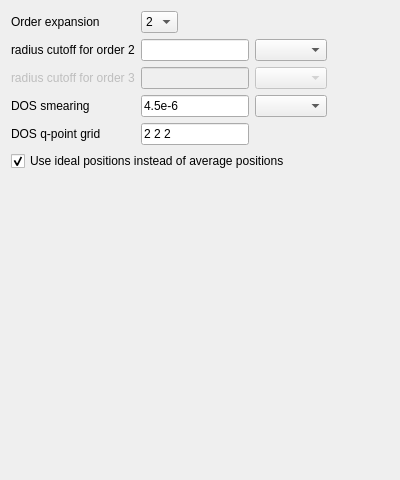
<?xml version="1.0" encoding="UTF-8"?>
<ui version="4.0">
 <class>qTdepOptions</class>
 <widget class="QWidget" name="qTdepOptions">
  <property name="geometry">
   <rect>
    <x>0</x>
    <y>0</y>
    <width>400</width>
    <height>480</height>
   </rect>
  </property>
  <property name="windowTitle">
   <string>Form</string>
  </property>
  <layout class="QVBoxLayout" name="verticalLayout">
   <item>
    <layout class="QFormLayout" name="formLayout">
     <item row="0" column="0">
      <widget class="QLabel" name="orderLabel">
       <property name="text">
        <string>Order expansion</string>
       </property>
      </widget>
     </item>
     <item row="0" column="1">
      <layout class="QHBoxLayout" name="horizontalLayout_4">
       <item>
        <widget class="QComboBox" name="order">
         <item>
          <property name="text">
           <string notr="true">2</string>
          </property>
         </item>
         <item>
          <property name="text">
           <string notr="true">3</string>
          </property>
         </item>
        </widget>
       </item>
       <item>
        <spacer name="horizontalSpacer">
         <property name="orientation">
          <enum>Qt::Horizontal</enum>
         </property>
         <property name="sizeHint" stdset="0">
          <size>
           <width>40</width>
           <height>20</height>
          </size>
         </property>
        </spacer>
       </item>
      </layout>
     </item>
     <item row="1" column="0">
      <widget class="QLabel" name="rcut2Label">
       <property name="text">
        <string>radius cutoff for order 2</string>
       </property>
      </widget>
     </item>
     <item row="1" column="1">
      <layout class="QHBoxLayout" name="horizontalLayout_2">
       <item>
        <widget class="QLineEdit" name="rcut2"/>
       </item>
       <item>
        <widget class="DistanceUnitCombo" name="rcut2Unit"/>
       </item>
       <item>
        <spacer name="horizontalSpacer_2">
         <property name="orientation">
          <enum>Qt::Horizontal</enum>
         </property>
         <property name="sizeHint" stdset="0">
          <size>
           <width>0</width>
           <height>20</height>
          </size>
         </property>
        </spacer>
       </item>
      </layout>
     </item>
     <item row="2" column="0">
      <widget class="QLabel" name="rcut3Label">
       <property name="enabled">
        <bool>false</bool>
       </property>
       <property name="text">
        <string>radius cutoff for order 3</string>
       </property>
      </widget>
     </item>
     <item row="2" column="1">
      <layout class="QHBoxLayout" name="horizontalLayout_3">
       <item>
        <widget class="QLineEdit" name="rcut3">
         <property name="enabled">
          <bool>false</bool>
         </property>
        </widget>
       </item>
       <item>
        <widget class="DistanceUnitCombo" name="rcut3Unit">
         <property name="enabled">
          <bool>false</bool>
         </property>
        </widget>
       </item>
       <item>
        <spacer name="horizontalSpacer_3">
         <property name="orientation">
          <enum>Qt::Horizontal</enum>
         </property>
         <property name="sizeHint" stdset="0">
          <size>
           <width>0</width>
           <height>20</height>
          </size>
         </property>
        </spacer>
       </item>
      </layout>
     </item>
     <item row="3" column="0">
      <widget class="QLabel" name="dosdeltaeLabel">
       <property name="text">
        <string>DOS smearing</string>
       </property>
      </widget>
     </item>
     <item row="3" column="1">
      <layout class="QHBoxLayout" name="horizontalLayout">
       <item>
        <widget class="QLineEdit" name="dosdeltae">
         <property name="text">
          <string>4.5e-6</string>
         </property>
        </widget>
       </item>
       <item>
        <widget class="EnergyUnitCombo" name="dosdeltaeUnit"/>
       </item>
       <item>
        <spacer name="horizontalSpacer_4">
         <property name="orientation">
          <enum>Qt::Horizontal</enum>
         </property>
         <property name="sizeHint" stdset="0">
          <size>
           <width>0</width>
           <height>20</height>
          </size>
         </property>
        </spacer>
       </item>
      </layout>
     </item>
     <item row="4" column="0">
      <widget class="QLabel" name="ngqpt2Label">
       <property name="text">
        <string>DOS q-point grid</string>
       </property>
      </widget>
     </item>
     <item row="4" column="1">
      <layout class="QHBoxLayout" name="horizontalLayout_5">
       <item>
        <widget class="QLineEdit" name="ngqpt2">
         <property name="sizePolicy">
          <sizepolicy hsizetype="Fixed" vsizetype="Fixed">
           <horstretch>0</horstretch>
           <verstretch>0</verstretch>
          </sizepolicy>
         </property>
         <property name="maximumSize">
          <size>
           <width>125</width>
           <height>16777215</height>
          </size>
         </property>
         <property name="text">
          <string>2 2 2</string>
         </property>
        </widget>
       </item>
       <item>
        <spacer name="horizontalSpacer_5">
         <property name="orientation">
          <enum>Qt::Horizontal</enum>
         </property>
         <property name="sizeHint" stdset="0">
          <size>
           <width>0</width>
           <height>20</height>
          </size>
         </property>
        </spacer>
       </item>
      </layout>
     </item>
    </layout>
   </item>
   <item>
    <widget class="QCheckBox" name="idealPos">
     <property name="text">
      <string>Use ideal positions instead of average positions</string>
     </property>
     <property name="checked">
      <bool>true</bool>
     </property>
    </widget>
   </item>
   <item>
    <spacer name="verticalSpacer">
     <property name="orientation">
      <enum>Qt::Vertical</enum>
     </property>
     <property name="sizeHint" stdset="0">
      <size>
       <width>20</width>
       <height>40</height>
      </size>
     </property>
    </spacer>
   </item>
  </layout>
 </widget>
 <customwidgets>
  <customwidget>
   <class>DistanceUnitCombo</class>
   <extends>QComboBox</extends>
   <header>tools/distanceunitcombo.h</header>
  </customwidget>
  <customwidget>
   <class>EnergyUnitCombo</class>
   <extends>QComboBox</extends>
   <header>tools/energyunitcombo.h</header>
  </customwidget>
 </customwidgets>
 <resources/>
 <connections/>
</ui>
